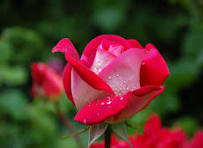
#> input picture cv2/flower3.jpg, 203 x 148 px
$ python demo.py
#> lines starting #> are read from the running program, lines starting #| are printed output that depends on the picture
# [154 lines of commented-out code are left out]

import numpy as np
import matplotlib.pyplot as plt
import cv2
image = cv2.imread('flower3.jpg')
#> image is the input picture: shape (148, 203, 3); mean B, G, R 41.9, 52.8, 88.4
#converting image to Gray scale
gray_image = cv2.cvtColor(image,cv2.COLOR_BGR2GRAY)
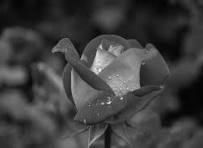
#> gray_image: shape (148, 203); min 1, max 238, mean 62.2
#plotting the grayscale image
plt.imshow(gray_image)
#converting image to HSV format
hsv_image = cv2.cvtColor(image,cv2.COLOR_BGR2HSV)
#> hsv_image: shape (148, 203, 3); mean H, S, V 83.7, 171.3, 104.3
#plotting the HSV image
plt.imshow(hsv_image)
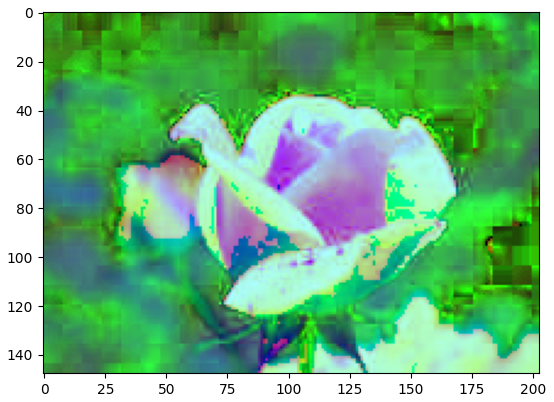
#> figure drawn by matplotlib, 1 panel
